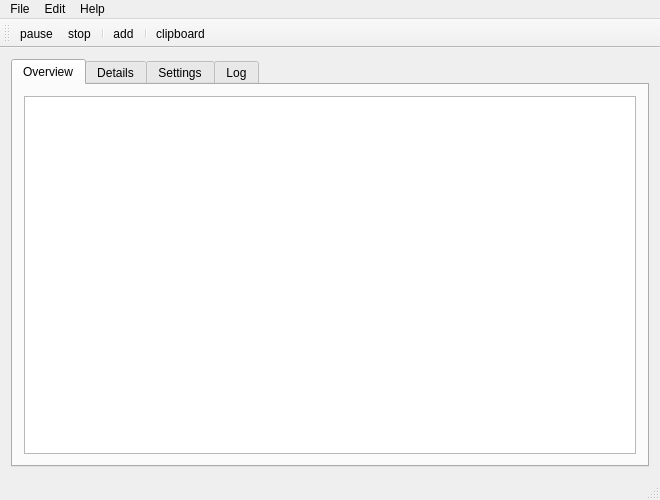
<?xml version="1.0" encoding="UTF-8"?>
<ui version="4.0">
 <class>MainWindow</class>
 <widget class="QMainWindow" name="MainWindow">
  <property name="geometry">
   <rect>
    <x>0</x>
    <y>0</y>
    <width>660</width>
    <height>500</height>
   </rect>
  </property>
  <property name="windowTitle">
   <string>MainWindow</string>
  </property>
  <widget class="QWidget" name="centralWidget">
   <layout class="QVBoxLayout" name="verticalLayout">
    <item>
     <widget class="QTabWidget" name="tabWidget">
      <property name="currentIndex">
       <number>0</number>
      </property>
      <widget class="QWidget" name="overviewTab">
       <attribute name="title">
        <string>Overview</string>
       </attribute>
       <layout class="QVBoxLayout" name="verticalLayout_4">
        <item>
         <widget class="QListView" name="overview"/>
        </item>
       </layout>
      </widget>
      <widget class="QWidget" name="detailsTab">
       <attribute name="title">
        <string>Details</string>
       </attribute>
       <layout class="QVBoxLayout" name="verticalLayout_3">
        <item>
         <widget class="QTreeView" name="details"/>
        </item>
       </layout>
      </widget>
      <widget class="QWidget" name="settingsTab">
       <attribute name="title">
        <string>Settings</string>
       </attribute>
       <layout class="QHBoxLayout" name="horizontalLayout">
        <item>
         <widget class="QTreeWidget" name="settingsTree">
          <property name="maximumSize">
           <size>
            <width>150</width>
            <height>16777215</height>
           </size>
          </property>
          <attribute name="headerVisible">
           <bool>false</bool>
          </attribute>
         </widget>
        </item>
        <item>
         <widget class="QScrollArea" name="settingsArea">
          <property name="widgetResizable">
           <bool>true</bool>
          </property>
          <widget class="QWidget" name="settings">
           <property name="geometry">
            <rect>
             <x>0</x>
             <y>0</y>
             <width>462</width>
             <height>330</height>
            </rect>
           </property>
          </widget>
         </widget>
        </item>
       </layout>
      </widget>
      <widget class="QWidget" name="logTab">
       <attribute name="title">
        <string>Log</string>
       </attribute>
       <layout class="QVBoxLayout" name="verticalLayout_2">
        <item>
         <widget class="QPlainTextEdit" name="logBox">
          <property name="readOnly">
           <bool>true</bool>
          </property>
         </widget>
        </item>
       </layout>
      </widget>
     </widget>
    </item>
   </layout>
  </widget>
  <widget class="QMenuBar" name="menuBar">
   <property name="geometry">
    <rect>
     <x>0</x>
     <y>0</y>
     <width>660</width>
     <height>23</height>
    </rect>
   </property>
   <widget class="QMenu" name="menuPyLoad_Gui">
    <property name="title">
     <string>File</string>
    </property>
    <addaction name="actionConnectionManager"/>
    <addaction name="separator"/>
    <addaction name="actionExit"/>
   </widget>
   <widget class="QMenu" name="menuEdit">
    <property name="title">
     <string>Edit</string>
    </property>
    <widget class="QMenu" name="menuAdd">
     <property name="title">
      <string>Add</string>
     </property>
     <addaction name="actionAddPackage"/>
     <addaction name="actionAddLinks"/>
     <addaction name="actionAddContainer"/>
     <addaction name="separator"/>
     <addaction name="actionAddAccount"/>
    </widget>
    <addaction name="menuAdd"/>
    <addaction name="separator"/>
    <addaction name="actionSettings"/>
   </widget>
   <widget class="QMenu" name="menuHelp">
    <property name="title">
     <string>Help</string>
    </property>
    <addaction name="actionWiki"/>
    <addaction name="actionForum"/>
    <addaction name="separator"/>
    <addaction name="actionAbout"/>
   </widget>
   <addaction name="menuPyLoad_Gui"/>
   <addaction name="menuEdit"/>
   <addaction name="menuHelp"/>
  </widget>
  <widget class="QToolBar" name="mainToolBar">
   <property name="iconSize">
    <size>
     <width>40</width>
     <height>40</height>
    </size>
   </property>
   <attribute name="toolBarArea">
    <enum>TopToolBarArea</enum>
   </attribute>
   <attribute name="toolBarBreak">
    <bool>false</bool>
   </attribute>
   <addaction name="actionPause"/>
   <addaction name="actionStop"/>
   <addaction name="separator"/>
   <addaction name="actionAdd"/>
   <addaction name="separator"/>
   <addaction name="actionClipboard"/>
  </widget>
  <widget class="QStatusBar" name="statusBar"/>
  <action name="actionExit">
   <property name="text">
    <string>Exit</string>
   </property>
  </action>
  <action name="actionPause">
   <property name="checkable">
    <bool>true</bool>
   </property>
   <property name="icon">
    <iconset resource="resources.qrc">
     <normaloff>:/images/resources/images/toolbar_start.png</normaloff>
     <normalon>:/images/resources/images/toolbar_pause.png</normalon>:/images/resources/images/toolbar_start.png</iconset>
   </property>
   <property name="text">
    <string>pause</string>
   </property>
   <property name="toolTip">
    <string>pause</string>
   </property>
  </action>
  <action name="actionStop">
   <property name="icon">
    <iconset resource="resources.qrc">
     <normaloff>:/images/resources/images/toolbar_stop.png</normaloff>:/images/resources/images/toolbar_stop.png</iconset>
   </property>
   <property name="text">
    <string>stop</string>
   </property>
  </action>
  <action name="actionAdd">
   <property name="icon">
    <iconset resource="resources.qrc">
     <normaloff>:/images/resources/images/toolbar_add.png</normaloff>:/images/resources/images/toolbar_add.png</iconset>
   </property>
   <property name="text">
    <string>add</string>
   </property>
  </action>
  <action name="actionClipboard">
   <property name="checkable">
    <bool>true</bool>
   </property>
   <property name="icon">
    <iconset resource="resources.qrc">
     <normaloff>:/images/resources/images/clipboard.png</normaloff>:/images/resources/images/clipboard.png</iconset>
   </property>
   <property name="text">
    <string>clipboard</string>
   </property>
  </action>
  <action name="actionConnectionManager">
   <property name="text">
    <string>Connection Manager</string>
   </property>
  </action>
  <action name="actionAddPackage">
   <property name="text">
    <string>Package</string>
   </property>
  </action>
  <action name="actionAddLinks">
   <property name="text">
    <string>Links</string>
   </property>
  </action>
  <action name="actionAddContainer">
   <property name="text">
    <string>Container</string>
   </property>
  </action>
  <action name="actionAddAccount">
   <property name="text">
    <string>Account</string>
   </property>
  </action>
  <action name="actionWiki">
   <property name="text">
    <string>Wiki</string>
   </property>
  </action>
  <action name="actionForum">
   <property name="text">
    <string>Forum</string>
   </property>
  </action>
  <action name="actionAbout">
   <property name="text">
    <string>Info</string>
   </property>
  </action>
  <action name="actionSettings">
   <property name="text">
    <string>Settings</string>
   </property>
  </action>
 </widget>
 <layoutdefault spacing="6" margin="11"/>
 <resources>
  <include location="resources.qrc"/>
 </resources>
 <connections/>
</ui>
